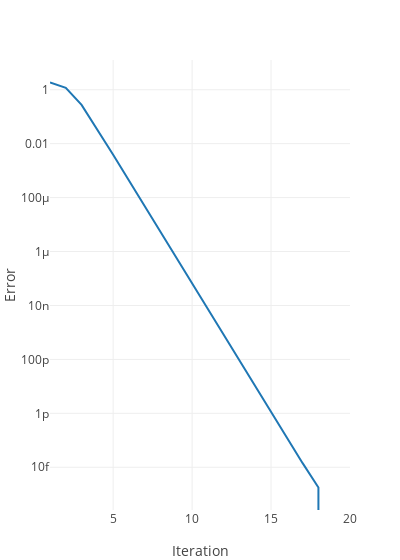

The code cell stored with this chart in its notebook:
### Code cell
using PlotlyJS

plot(err,Layout(yaxis_type="log",xaxis_title="Iteration",yaxis_title="Error",width=400))

### Figure 1 — Plotly figure (JSON) as saved in the notebook; plotly's stock layout.template omitted (floating-point values rounded to 4 significant figures)
{"data": [{"type": "scatter", "x": [1, 2, 3, 4, 5, 6, 7, 8, 9, 10, 11, 12, 13, 14, 15, 16, 17, 18, 19, 20], "y": [1.855, 1.175, 0.2731, 0.03454, 0.003898, 0.0004338, 4.821e-05, 5.357e-06, 5.952e-07, 6.614e-08, 7.348e-09, 8.165e-10, 9.072e-11, 1.008e-11, 1.12e-12, 1.248e-13, 1.421e-14, 1.776e-15, 0, 0]}], "layout": {"margin": {"b": 50, "l": 50, "r": 50, "t": 60}, "width": 400, "xaxis": {"title": "Iteration"}, "yaxis": {"title": "Error", "type": "log"}}}
